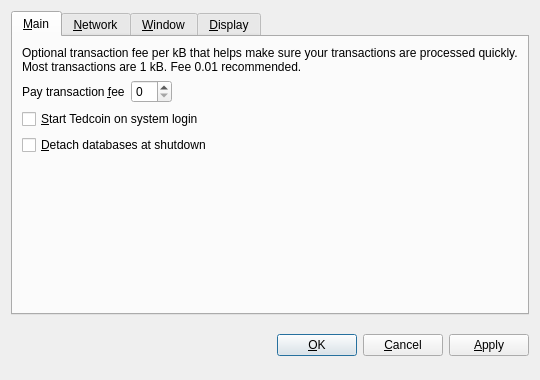
<?xml version="1.0" encoding="UTF-8"?>
<ui version="4.0">
 <class>OptionsDialog</class>
 <widget class="QDialog" name="OptionsDialog">
  <property name="geometry">
   <rect>
    <x>0</x>
    <y>0</y>
    <width>540</width>
    <height>380</height>
   </rect>
  </property>
  <property name="windowTitle">
   <string>Options</string>
  </property>
  <property name="modal">
   <bool>true</bool>
  </property>
  <layout class="QVBoxLayout" name="verticalLayout">
   <item>
    <widget class="QTabWidget" name="tabWidget">
     <property name="tabPosition">
      <enum>QTabWidget::North</enum>
     </property>
     <property name="currentIndex">
      <number>0</number>
     </property>
     <widget class="QWidget" name="tabMain">
      <attribute name="title">
       <string>&amp;Main</string>
      </attribute>
      <layout class="QVBoxLayout" name="verticalLayout_Main">
       <item>
        <widget class="QLabel" name="transactionFeeInfoLabel">
         <property name="text">
          <string>Optional transaction fee per kB that helps make sure your transactions are processed quickly. Most transactions are 1 kB. Fee 0.01 recommended.</string>
         </property>
         <property name="textFormat">
          <enum>Qt::PlainText</enum>
         </property>
         <property name="wordWrap">
          <bool>true</bool>
         </property>
        </widget>
       </item>
       <item>
        <layout class="QHBoxLayout" name="horizontalLayout_Main">
         <item>
          <widget class="QLabel" name="transactionFeeLabel">
           <property name="text">
            <string>Pay transaction &amp;fee</string>
           </property>
           <property name="textFormat">
            <enum>Qt::PlainText</enum>
           </property>
           <property name="buddy">
            <cstring>transactionFee</cstring>
           </property>
          </widget>
         </item>
         <item>
          <widget class="BitcoinAmountField" name="transactionFee"/>
         </item>
         <item>
          <spacer name="horizontalSpacer_Main">
           <property name="orientation">
            <enum>Qt::Horizontal</enum>
           </property>
           <property name="sizeHint" stdset="0">
            <size>
             <width>40</width>
             <height>20</height>
            </size>
           </property>
          </spacer>
         </item>
        </layout>
       </item>
       <item>
        <widget class="QCheckBox" name="bitcoinAtStartup">
         <property name="toolTip">
          <string>Automatically start Tedcoin after logging in to the system.</string>
         </property>
         <property name="text">
          <string>&amp;Start Tedcoin on system login</string>
         </property>
        </widget>
       </item>
       <item>
        <widget class="QCheckBox" name="detachDatabases">
         <property name="toolTip">
          <string>Detach block and address databases at shutdown. This means they can be moved to another data directory, but it slows down shutdown. The wallet is always detached.</string>
         </property>
         <property name="text">
          <string>&amp;Detach databases at shutdown</string>
         </property>
        </widget>
       </item>
       <item>
        <spacer name="verticalSpacer_Main">
         <property name="orientation">
          <enum>Qt::Vertical</enum>
         </property>
         <property name="sizeHint" stdset="0">
          <size>
           <width>20</width>
           <height>40</height>
          </size>
         </property>
        </spacer>
       </item>
      </layout>
     </widget>
     <widget class="QWidget" name="tabNetwork">
      <attribute name="title">
       <string>&amp;Network</string>
      </attribute>
      <layout class="QVBoxLayout" name="verticalLayout_Network">
       <item>
        <widget class="QCheckBox" name="mapPortUpnp">
         <property name="toolTip">
          <string>Automatically open the Tedcoin client port on the router. This only works when your router supports UPnP and it is enabled.</string>
         </property>
         <property name="text">
          <string>Map port using &amp;UPnP</string>
         </property>
        </widget>
       </item>
       <item>
        <widget class="QCheckBox" name="connectSocks">
         <property name="toolTip">
          <string>Connect to the Tedcoin network through a SOCKS proxy (e.g. when connecting through Tor).</string>
         </property>
         <property name="text">
          <string>&amp;Connect through SOCKS proxy:</string>
         </property>
        </widget>
       </item>
       <item>
        <layout class="QHBoxLayout" name="horizontalLayout_Network">
         <item>
          <widget class="QLabel" name="proxyIpLabel">
           <property name="text">
            <string>Proxy &amp;IP:</string>
           </property>
           <property name="textFormat">
            <enum>Qt::PlainText</enum>
           </property>
           <property name="buddy">
            <cstring>proxyIp</cstring>
           </property>
          </widget>
         </item>
         <item>
          <widget class="QValidatedLineEdit" name="proxyIp">
           <property name="maximumSize">
            <size>
             <width>140</width>
             <height>16777215</height>
            </size>
           </property>
           <property name="toolTip">
            <string>IP address of the proxy (e.g. 127.0.0.1)</string>
           </property>
          </widget>
         </item>
         <item>
          <widget class="QLabel" name="proxyPortLabel">
           <property name="text">
            <string>&amp;Port:</string>
           </property>
           <property name="textFormat">
            <enum>Qt::PlainText</enum>
           </property>
           <property name="buddy">
            <cstring>proxyPort</cstring>
           </property>
          </widget>
         </item>
         <item>
          <widget class="QLineEdit" name="proxyPort">
           <property name="maximumSize">
            <size>
             <width>55</width>
             <height>16777215</height>
            </size>
           </property>
           <property name="toolTip">
            <string>Port of the proxy (e.g. 9050)</string>
           </property>
          </widget>
         </item>
         <item>
          <widget class="QLabel" name="socksVersionLabel">
           <property name="text">
            <string>SOCKS &amp;Version:</string>
           </property>
           <property name="textFormat">
            <enum>Qt::PlainText</enum>
           </property>
           <property name="buddy">
            <cstring>socksVersion</cstring>
           </property>
          </widget>
         </item>
         <item>
          <widget class="QValueComboBox" name="socksVersion">
           <property name="toolTip">
            <string>SOCKS version of the proxy (e.g. 5)</string>
           </property>
          </widget>
         </item>
         <item>
          <spacer name="horizontalSpacer_Network">
           <property name="orientation">
            <enum>Qt::Horizontal</enum>
           </property>
           <property name="sizeHint" stdset="0">
            <size>
             <width>40</width>
             <height>20</height>
            </size>
           </property>
          </spacer>
         </item>
        </layout>
       </item>
       <item>
        <spacer name="verticalSpacer_Network">
         <property name="orientation">
          <enum>Qt::Vertical</enum>
         </property>
         <property name="sizeHint" stdset="0">
          <size>
           <width>20</width>
           <height>40</height>
          </size>
         </property>
        </spacer>
       </item>
      </layout>
     </widget>
     <widget class="QWidget" name="tabWindow">
      <attribute name="title">
       <string>&amp;Window</string>
      </attribute>
      <layout class="QVBoxLayout" name="verticalLayout_Window">
       <item>
        <widget class="QCheckBox" name="minimizeToTray">
         <property name="toolTip">
          <string>Show only a tray icon after minimizing the window.</string>
         </property>
         <property name="text">
          <string>&amp;Minimize to the tray instead of the taskbar</string>
         </property>
        </widget>
       </item>
       <item>
        <widget class="QCheckBox" name="minimizeOnClose">
         <property name="toolTip">
          <string>Minimize instead of exit the application when the window is closed. When this option is enabled, the application will be closed only after selecting Quit in the menu.</string>
         </property>
         <property name="text">
          <string>M&amp;inimize on close</string>
         </property>
        </widget>
       </item>
       <item>
        <spacer name="verticalSpacer_Window">
         <property name="orientation">
          <enum>Qt::Vertical</enum>
         </property>
         <property name="sizeHint" stdset="0">
          <size>
           <width>20</width>
           <height>40</height>
          </size>
         </property>
        </spacer>
       </item>
      </layout>
     </widget>
     <widget class="QWidget" name="tabDisplay">
      <attribute name="title">
       <string>&amp;Display</string>
      </attribute>
      <layout class="QVBoxLayout" name="verticalLayout_Display">
       <item>
        <layout class="QHBoxLayout" name="horizontalLayout_1_Display">
         <item>
          <widget class="QLabel" name="langLabel">
           <property name="text">
            <string>User Interface &amp;language:</string>
           </property>
           <property name="textFormat">
            <enum>Qt::PlainText</enum>
           </property>
           <property name="buddy">
            <cstring>lang</cstring>
           </property>
          </widget>
         </item>
         <item>
          <widget class="QValueComboBox" name="lang">
           <property name="toolTip">
            <string>The user interface language can be set here. This setting will take effect after restarting Tedcoin.</string>
           </property>
          </widget>
         </item>
        </layout>
       </item>
       <item>
        <layout class="QHBoxLayout" name="horizontalLayout_2_Display">
         <item>
          <widget class="QLabel" name="unitLabel">
           <property name="text">
            <string>&amp;Unit to show amounts in:</string>
           </property>
           <property name="textFormat">
            <enum>Qt::PlainText</enum>
           </property>
           <property name="buddy">
            <cstring>unit</cstring>
           </property>
          </widget>
         </item>
         <item>
          <widget class="QValueComboBox" name="unit">
           <property name="toolTip">
            <string>Choose the default subdivision unit to show in the interface and when sending coins.</string>
           </property>
          </widget>
         </item>
        </layout>
       </item>
       <item>
        <widget class="QCheckBox" name="displayAddresses">
         <property name="toolTip">
          <string>Whether to show Tedcoin addresses in the transaction list or not.</string>
         </property>
         <property name="text">
          <string>&amp;Display addresses in transaction list</string>
         </property>
        </widget>
       </item>
       <item>
        <widget class="QCheckBox" name="coinControlFeatures">
         <property name="toolTip">
          <string>Whether to show coin control features or not.</string>
         </property>
         <property name="text">
          <string>Display coin &amp;control features (experts only!)</string>
         </property>
        </widget>
       </item>
       <item>
        <spacer name="verticalSpacer_Display">
         <property name="orientation">
          <enum>Qt::Vertical</enum>
         </property>
         <property name="sizeHint" stdset="0">
          <size>
           <width>20</width>
           <height>40</height>
          </size>
         </property>
        </spacer>
       </item>
      </layout>
     </widget>
    </widget>
   </item>
   <item>
    <layout class="QHBoxLayout" name="horizontalLayout_Buttons">
     <item>
      <spacer name="horizontalSpacer_1">
       <property name="orientation">
        <enum>Qt::Horizontal</enum>
       </property>
       <property name="sizeHint" stdset="0">
        <size>
         <width>40</width>
         <height>48</height>
        </size>
       </property>
      </spacer>
     </item>
     <item>
      <widget class="QLabel" name="statusLabel">
       <property name="font">
        <font>
         <weight>75</weight>
         <bold>true</bold>
        </font>
       </property>
       <property name="text">
        <string/>
       </property>
       <property name="textFormat">
        <enum>Qt::PlainText</enum>
       </property>
       <property name="wordWrap">
        <bool>true</bool>
       </property>
      </widget>
     </item>
     <item>
      <spacer name="horizontalSpacer_2">
       <property name="orientation">
        <enum>Qt::Horizontal</enum>
       </property>
       <property name="sizeHint" stdset="0">
        <size>
         <width>40</width>
         <height>48</height>
        </size>
       </property>
      </spacer>
     </item>
     <item>
      <widget class="QPushButton" name="okButton">
       <property name="text">
        <string>&amp;OK</string>
       </property>
      </widget>
     </item>
     <item>
      <widget class="QPushButton" name="cancelButton">
       <property name="text">
        <string>&amp;Cancel</string>
       </property>
       <property name="autoDefault">
        <bool>false</bool>
       </property>
      </widget>
     </item>
     <item>
      <widget class="QPushButton" name="applyButton">
       <property name="text">
        <string>&amp;Apply</string>
       </property>
       <property name="autoDefault">
        <bool>false</bool>
       </property>
      </widget>
     </item>
    </layout>
   </item>
  </layout>
 </widget>
 <customwidgets>
  <customwidget>
   <class>BitcoinAmountField</class>
   <extends>QSpinBox</extends>
   <header>bitcoinamountfield.h</header>
  </customwidget>
  <customwidget>
   <class>QValueComboBox</class>
   <extends>QComboBox</extends>
   <header>qvaluecombobox.h</header>
  </customwidget>
  <customwidget>
   <class>QValidatedLineEdit</class>
   <extends>QLineEdit</extends>
   <header>qvalidatedlineedit.h</header>
  </customwidget>
 </customwidgets>
 <resources/>
 <connections/>
</ui>
